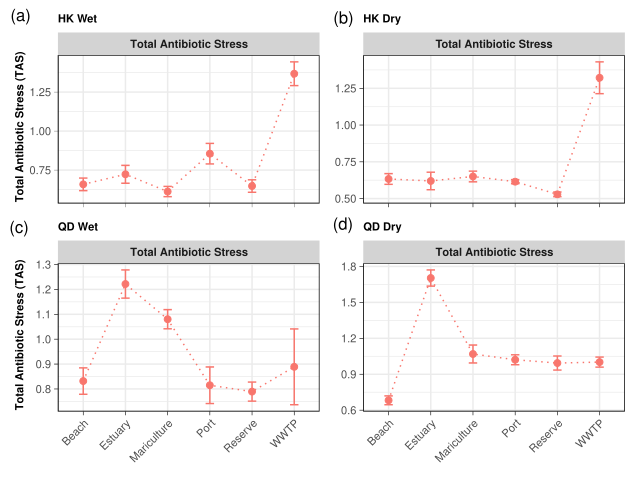

R code for this plot:

library(ggplot2)
library(tidyr)
library(dplyr)
library(reshape2)
library(patchwork)

input_file_hk_summer <- "gene_abundance2HKsummer.txt"
data_hk_summer <- read.table(input_file_hk_summer, header = TRUE, sep = "\t", stringsAsFactors = FALSE)

data_long_hk_summer <- data_hk_summer %>%
  pivot_longer(cols = -Functional_Zone, names_to = "Gene", values_to = "Value") %>%
  filter(!is.na(Value))

data_summary_hk_summer <- data_long_hk_summer %>%
  group_by(Functional_Zone, Gene) %>%
  summarise(
    Mean_Value = mean(Value, na.rm = TRUE),
    SE = sd(Value, na.rm = TRUE) / sqrt(n())
  )

p_hk_summer <- ggplot(data_summary_hk_summer, aes(x = Functional_Zone, y = Mean_Value, group = Gene, color = Gene)) +
  geom_line(linetype = "dotted") +
  geom_point(size = 2) +
  geom_errorbar(aes(ymin = Mean_Value - SE, ymax = Mean_Value + SE), width = 0.2) +
  theme_minimal() +
  theme(
    axis.text.x = element_blank(),  
    axis.title.x = element_blank(), 
    axis.text.y = element_text(size = 8),
    plot.title = element_text(size = 8, face = "bold"),  
    legend.position = "none",
    panel.border = element_rect(color = "black", fill = NA, size = 0.5),  
    axis.line = element_line(color = "black", size = 0.1),  
    axis.ticks = element_line(color = "black", size = 0.1),  
    strip.background = element_rect(color = "black", fill = "lightgray", size = 0),  
    strip.text = element_text(size = 8, face = "bold")  
  ) +
  labs(fill = "Relative abundance (Scaled TPM)", title = "HK Wet", y = "Total Antibiotic Stress(TAS)") +
  theme(
    axis.title.y = element_text(size = 8, face = "bold"),  
    legend.title = element_text(size = 8, face = "italic")
  ) +
  facet_wrap(~Gene, nrow = 2, ncol = 4, scales = "free_y")

input_file_hk_winter <- "gene_abundance2HKwinter.txt"
data_hk_winter <- read.table(input_file_hk_winter, header = TRUE, sep = "\t", stringsAsFactors = FALSE)

data_long_hk_winter <- data_hk_winter %>%
  pivot_longer(cols = -Functional_Zone, names_to = "Gene", values_to = "Value") %>%
  filter(!is.na(Value))

data_summary_hk_winter <- data_long_hk_winter %>%
  group_by(Functional_Zone, Gene) %>%
  summarise(
    Mean_Value = mean(Value, na.rm = TRUE),
    SE = sd(Value, na.rm = TRUE) / sqrt(n())
  )

p_hk_winter <- ggplot(data_summary_hk_winter, aes(x = Functional_Zone, y = Mean_Value, group = Gene, color = Gene)) +
  geom_line(linetype = "dotted") +
  geom_point(size = 2) +
  geom_errorbar(aes(ymin = Mean_Value - SE, ymax = Mean_Value + SE), width = 0.2) +
  theme_minimal() +
  theme(
    axis.text.x = element_blank(),  
    axis.title.x = element_blank(),  
    axis.text.y = element_text(size = 8),
    plot.title = element_text(size = 8, face = "bold"),  
    legend.position = "none",
    panel.border = element_rect(color = "black", fill = NA, size = 0.5),  
    axis.line = element_line(color = "black", size = 0.1),  
    axis.ticks = element_line(color = "black", size = 0.2),  
    strip.background = element_rect(color = "black", fill = "lightgray", size = 0),  
    strip.text = element_text(size = 8, face = "bold")  
  ) +
  labs(fill = "Relative abundance (Scaled TPM)", title = "HK Dry", y = "Total Antibiotic Stress(TAS)") +
  theme(
    axis.title.y = element_blank(),  
    legend.title = element_text(size = 8, face = "italic")
  ) +
  facet_wrap(~Gene, nrow = 2, ncol = 4, scales = "free_y")

input_file_qd_summer <- "gene_abundance3QDsummer.txt"
data_qd_summer <- read.table(input_file_qd_summer, header = TRUE, sep = "\t", stringsAsFactors = FALSE)

data_long_qd_summer <- data_qd_summer %>%
  pivot_longer(cols = -Functional_Zone, names_to = "Gene", values_to = "Value") %>%
  filter(!is.na(Value))

data_summary_qd_summer <- data_long_qd_summer %>%
  group_by(Functional_Zone, Gene) %>%
  summarise(
    Mean_Value = mean(Value, na.rm = TRUE),
    SE = sd(Value, na.rm = TRUE) / sqrt(n())
  )

p_qd_summer <- ggplot(data_summary_qd_summer, aes(x = Functional_Zone, y = Mean_Value, group = Gene, color = Gene)) +
  geom_line(linetype = "dotted") +
  geom_point(size = 2) +
  geom_errorbar(aes(ymin = Mean_Value - SE, ymax = Mean_Value + SE), width = 0.2) +
  theme_minimal() +
  theme(
    axis.text.x = element_text(angle = 45, hjust = 1, size = 8),
    axis.text.y = element_text(size = 8),
    plot.title = element_text(size = 8, face = "bold"),  
    legend.position = "none",
    axis.title.x = element_blank(),
    panel.border = element_rect(color = "black", fill = NA, size = 0.5),  
    axis.line = element_line(color = "black", size = 0.1),  
    axis.ticks = element_line(color = "black", size = 0.2),  
    strip.background = element_rect(color = "black", fill = "lightgray", size = 0),  
    strip.text = element_text(size = 8, face = "bold")  
  ) +
  labs(fill = "Relative abundance (Scaled TPM)", title = "QD Wet", y = "Total Antibiotic Stress(TAS)") +
  theme(
    axis.title.y = element_text(size = 8, face = "bold"),  
    legend.title = element_text(size = 8, face = "italic")
  ) +
  facet_wrap(~Gene, nrow = 2, ncol = 4, scales = "free_y")

input_file_qd_winter <- "gene_abundance3QDwinter.txt"
data_qd_winter <- read.table(input_file_qd_winter, header = TRUE, sep = "\t", stringsAsFactors = FALSE)

data_long_qd_winter <- data_qd_winter %>%
  pivot_longer(cols = -Functional_Zone, names_to = "Gene", values_to = "Value") %>%
  filter(!is.na(Value))

data_summary_qd_winter <- data_long_qd_winter %>%
  group_by(Functional_Zone, Gene) %>%
  summarise(
    Mean_Value = mean(Value, na.rm = TRUE),
    SE = sd(Value, na.rm = TRUE) / sqrt(n())
  )

p_qd_winter <- ggplot(data_summary_qd_winter, aes(x = Functional_Zone, y = Mean_Value, group = Gene, color = Gene)) +
  geom_line(linetype = "dotted") +
  geom_point(size = 2) +
  geom_errorbar(aes(ymin = Mean_Value - SE, ymax = Mean_Value + SE), width = 0.2) +
  theme_minimal() +
  theme(
    axis.text.x = element_text(angle = 45, hjust = 1, size = 8),
    axis.text.y = element_text(size = 8),
    plot.title = element_text(size = 8, face = "bold"),  
    legend.position = "none",
    axis.title.x = element_blank(),
    panel.border = element_rect(color = "black", fill = NA, size = 0.5),  
    axis.line = element_line(color = "black", size = 0.1),  
    axis.ticks = element_line(color = "black", size = 0.2),  
    strip.background = element_rect(color = "black", fill = "lightgray", size = 0),  
    strip.text = element_text(size = 8, face = "bold")  
  ) +
  labs(fill = "Relative abundance (Scaled TPM)", title = "QD Dry", y = "Total Antibiotic Stress(TAS)") +
  theme(
    axis.title.y = element_blank(),  
    legend.title = element_text(size = 8, face = "italic")
  ) +
  facet_wrap(~Gene, nrow = 2, ncol = 4, scales = "free_y")

combined_plot <- (p_hk_summer / p_qd_summer) | (p_hk_winter / p_qd_winter)

print(combined_plot)


output_file_pdf_combined <- "Figure3.pdf"
ggsave(output_file_pdf_combined, plot = combined_plot, width = 6.4, height = 4.8, units = "in")
